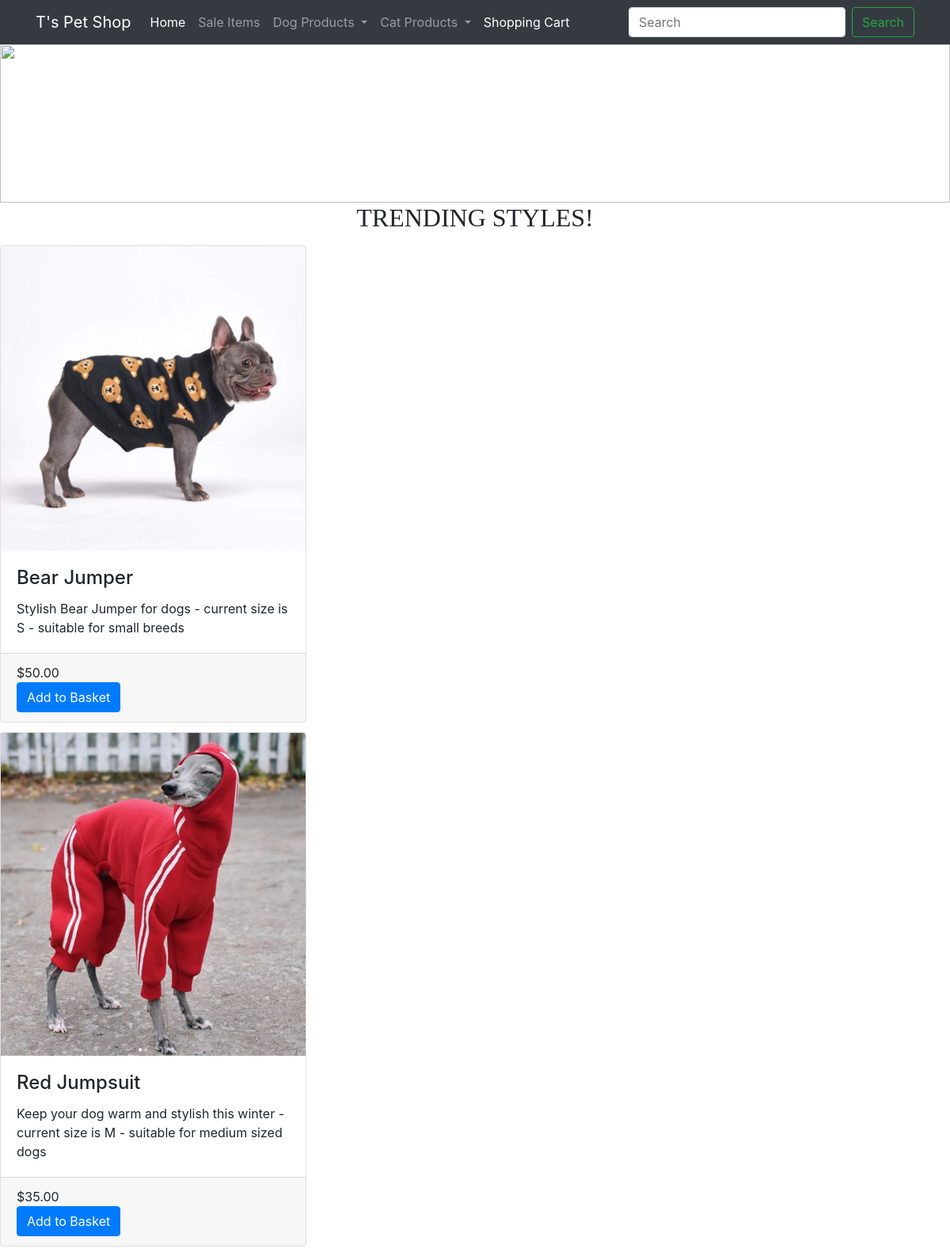
The app's page /Dog_Apparel with its own data.
### petshop/models.py (models this page shows, shortened)
class Product(db.Model):
    __tablename__='product'
    id = db.Column(db.Integer, primary_key=True)
    name = db.Column(db.String(64), unique=True)
    category = db.Column(db.String(64), nullable=False)
    description = db.Column(db.String(500), nullable=False)
    image = db.Column(db.String(60), nullable=False, default = 'defaultcity.jpg')
    price = db.Column(db.Float, nullable=False)

### petshop/views.py (the view)
@bp.route('/Dog_Apparel', methods=['GET','POST'])
def DogApparel():
    title = "Dog Apparel"
    dogApparel = Product.query.filter(Product.category == "Dog Apparel")
    return render_template('Dog_Apparel.html', title=title, dogApparel = dogApparel)

### petshop/templates/Dog_Apparel.html (shortened to what this page needs)
{% extends 'base.html' %}
{% block head %}
          <h1>TRENDING STYLES!</h1>
          {% endblock %}
          {% block main %}
            {% for Product in dogApparel%}
              <div class="card-columns">
                <div class="card">
                    <img class="card-img-top" src="{{url_for('static', filename='img/'+Product.image)}}" alt="Card image" width="100%" height="100%" >
                    <div class="card-body" >
                        <h4 class="card-title">{{Product.name}}</h4>
                        <p class="card-text">{{Product.description}}</p>
                    </div>
                     <div class="card-footer">{{"$%.2f"|format(Product.price)}}
                <form action="{{ url_for('main.order') }}">
                <input class="btn btn-primary" type="submit" value="Add to Basket">
            </form>
            </div>
        </div>
    </div>
    {% endfor %}
    </body>
    {% endblock %}

### petshop/templates/base.html (shortened to what this page needs)
<!DOCTYPE html>
<html lang="en">
<section>
<head>
    <link rel="stylesheet" href="https://stackpath.bootstrapcdn.com/bootstrap/4.4.1/css/bootstrap.min.css">
</head>
<header>
    <nav class="navbar navbar-expand-lg navbar-dark bg-dark">
        <div class="container">
        <a class="navbar-brand" href="/PetShop">T's Pet Shop</a>
        <div class="collapse navbar-collapse" id="navbarSupportedContent">
          <ul class="navbar-nav mr-auto">
            <li class="nav-item active">
              <a class="nav-link" href="/PetShop">Home <span class="sr-only">(current)</span></a>
            </li>
            <li class="nav-item">
              <a class="nav-link" href="/Sale">Sale Items</a>
            </li>
            <li class="nav-item dropdown">
              <a class="nav-link dropdown-toggle" href="#" id="navbarDropdown" role="button" data-toggle="dropdown" aria-haspopup="true" aria-expanded="true">
                Dog Products
              </a>
            </li>
            <li class="nav-item dropdown">
                <a class="nav-link dropdown-toggle" href="#" id="navbarDropdown" role="button" data-toggle="dropdown" aria-haspopup="true" aria-expanded="false">
                  Cat Products
                </a>
              </li>
            <li class="nav-item active">
              <a class="nav-link" href="/Cart">Shopping Cart</a>
            </li>
          </ul>
          <form class="form-inline my-2 my-lg-0">
            <input class="form-control mr-sm-2" type="search" placeholder="Search" aria-label="Search">
            <button class="btn btn-outline-success my-2 my-sm-0" type="submit">Search</button>
          </form>
        </div>
     </div>
 </nav>
 <div class="Highlighted" style=text-align:center>
    <img src="https://182c095af351c4f86c03-3dcc1a0c5ec1b04fc3bac90ca50c8ee4.ssl.cf4.rackcdn.com/products_pictures/2021/11/11/109555.gif" width="100%" height="200">
 {% block head %}{% endblock %}
 </div>
</header>
</section>
        {% block main %}{% endblock %}

### petshop/templates/base.html (style rules this page uses)
h1 { font-family:cursive }
h1 { font-size: 200% }
button { padding: 0 }
button { border:gray }

### records on screen
Product: image (picture), name "Bear Jumper", description "Stylish Bear Jumper for dogs - current size is S - suitable for small breeds", price "$50.00"
Product: image (picture), name "Red Jumpsuit", description "Keep your dog warm and stylish this winter - current size is M - suitable for medium sized dogs", price "$35.00"
